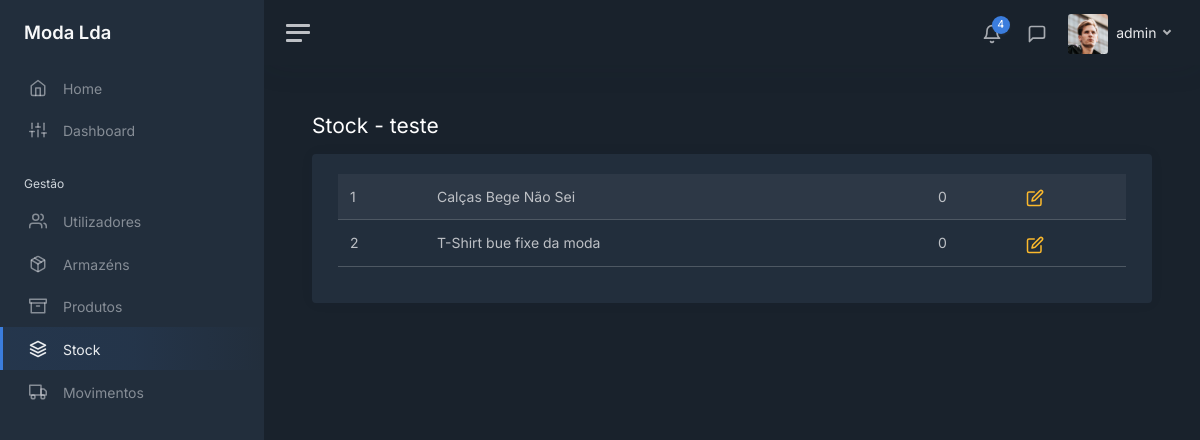
The app's page /stock/1 (signed in) with its own data.
### modules/login/models.py (models this page shows, shortened)
class User(UserMixin, db.Model):
    __tablename__ = 'users'
    __table_args__ = {'extend_existing': True}
    id = db.Column(db.Integer, primary_key=True)
    username = db.Column(db.String(), unique=True)
    password = db.Column(db.String())
    role = db.Column(db.String())
    last_login = db.Column(db.DateTime, server_default=db.func.now())

### modules/main/models.py (models this page shows, shortened)
class Warehouse(db.Model):
    __tablename__ = 'warehouses'
    __table_args__ = {'extend_existing': True}
    id = db.Column(db.Integer, primary_key=True)
    name = db.Column(db.String(), unique=True)
    address = db.Column(db.String())
    phone = db.Column(db.String())

class Product(db.Model):
    __tablename__ = 'products'
    __table_args__ = {'extend_existing': True}
    id = db.Column(db.Integer, primary_key=True)
    name = db.Column(db.String(), unique=True)
    category = db.Column(db.String())
    color = db.Column(db.String())
    brand = db.Column(db.String())
    min_stock = db.Column(db.Integer())
    max_stock = db.Column(db.Integer())
    last_buy_price = db.Column(db.Float())
    avg_buy_price = db.Column(db.Float())
    sell_price = db.Column(db.Float())
    desc = db.Column(db.String())

### modules/main/views.py (the view)
@bp.route('/stock/<int:id>')
@login_required
def view_stock_warehouses(id):
    warehouse = Warehouse.query.filter_by(id=id).first_or_404()
    query = text('''
        SELECT
            products.id as id,
            products.name AS name,
            products_warehouses.quantity AS quantity
        FROM
            products
        LEFT JOIN
            products_warehouses ON products.id = products_warehouses.product_id
        LEFT JOIN
            warehouses ON products_warehouses.warehouse_id = :warehouse_id
    ''')
    result = db.session.execute(query, {'warehouse_id': id})
    return render_template('stock/stock_table.html', user=current_user, tab="stock", warehouse=warehouse, products=result)

### modules/login/models.py (called while the page is built)
@login_manager.user_loader
def load_user(user_id):
    return User.query.get(int(user_id))

### modules/main/templates/stock/stock_table.html (shortened to what this page needs)
<!DOCTYPE html>
<html lang="en">
<head>
    <link href="/static/css/dashboard.css" rel="stylesheet">
    <link href="https://cdn.datatables.net/1.13.7/css/dataTables.bootstrap5.min.css" rel="stylesheet">
</head>
{% extends 'sidebar.html' %}
{% block content %}
    <div class="row">
        <div class="col float-start">
            <h1 class="h3 mb-3">Stock
                {% if warehouse is not none %}
                    - {{ warehouse.name }}
                {% else %}
                    - Total
                {% endif %}
            </h1>
        </div>
    </div>
    <div class="card">
        <div class="card-body">
            <div class="container-fluid">
                <table id="products" class="table table-striped">
                    <tbody>
                    {% for product in products %}
                        <tr>
                            <td>{{ product.id }}</td>
                            <td>{{ product.name }}</td>
                            {% if product.quantity is not none %}
                                <td>{{ product.quantity }}</td>
                            {% else %}
                                <td>0</td>
                            {% endif %}
                            <td>
                                <a class="text-decoration-none" href="/stock/{{ warehouse.id }}/{{ product.id }}">
                                    <i class="align-middle text-warning" data-feather="edit"></i>
                                </a>
                            </td>
                        </tr>
                    {% endfor %}
                    </tbody>
                </table>
            </div>
        </div>
    </div>
{% endblock %}

### modules/main/templates/sidebar.html (shortened to what this page needs)
<body data-theme="dark">
<div class="wrapper">
    <nav id="sidebar" class="sidebar js-sidebar">
        <div class="sidebar-content js-simplebar">
            <a class="sidebar-brand" href="/home">
                <span class="align-middle">Moda Lda</span>
            </a>
            <ul class="sidebar-nav">
                <li class="sidebar-item {% if tab == 'home' %}active{% endif %}">
                    <a class="sidebar-link" href="/home">
                        <i class="align-middle" data-feather="home"></i> <span class="align-middle">Home</span>
                    </a>
                </li>
                <li class="sidebar-item {% if tab == 'dashboard' %}active{% endif %}">
                    <a class="sidebar-link" href="/dashboard">
                        <i class="align-middle" data-feather="sliders"></i> <span class="align-middle">Dashboard</span>
                    </a>
                </li>
                <li class="sidebar-header">
                    Gestão
                </li>
                {% if user.role == 'admin' or user.role == 'gerente' %}
                <li class="sidebar-item {% if tab == 'users' %}active{% endif %}">
                    <a class="sidebar-link" href="/users">
                        <i class="align-middle" data-feather="users"></i> <span class="align-middle">Utilizadores</span>
                    </a>
                </li>
                {% endif %}
                {% if user.role == 'admin' or user.role == 'gerente' %}
                <li class="sidebar-item {% if tab == 'warehouses' %}active{% endif %}">
                    <a class="sidebar-link" href="/warehouses">
                        <i class="align-middle" data-feather="package"></i> <span class="align-middle">Armazéns</span>
                    </a>
                </li>
                {% endif %}
                <li class="sidebar-item {% if tab == 'products' %}active{% endif %}">
                    <a class="sidebar-link" href="/products">
                        <i class="align-middle" data-feather="archive"></i> <span class="align-middle">Produtos</span>
                    </a>
                </li>
                <li class="sidebar-item {% if tab == 'stock' %}active{% endif %}">
                    <a class="sidebar-link" href="/stock">
                        <i class="align-middle" data-feather="layers"></i> <span class="align-middle">Stock</span>
                    </a>
                </li>
                <li class="sidebar-item {% if tab == 'movimentos' %}active{% endif %}">
                    <a class="sidebar-link" href="/movements">
                        <i class="align-middle" data-feather="truck"></i> <span class="align-middle">Movimentos</span>
                    </a>
                </li>
            </ul>
        </div>
    </nav>
    <div class="main">
        <nav class="navbar navbar-expand navbar-light navbar-bg">
            <a class="sidebar-toggle js-sidebar-toggle">
                <i class="hamburger align-self-center"></i>
            </a>
            <div class="navbar-collapse collapse">
                <ul class="navbar-nav navbar-align">
                    <li class="nav-item dropdown">
                        <a class="nav-icon dropdown-toggle" href="#" id="alertsDropdown" data-bs-toggle="dropdown">
                            <div class="position-relative">
                                <i class="align-middle" data-feather="bell"></i>
                                <span class="indicator">4</span>
                            </div>
                        </a>
                    </li>
                    <li class="nav-item dropdown">
                        <a class="nav-icon dropdown-toggle" href="#" id="messagesDropdown" data-bs-toggle="dropdown">
                            <div class="position-relative">
                                <i class="align-middle" data-feather="message-square"></i>
                            </div>
                        </a>
                    </li>
                    <li class="nav-item dropdown">
                        <a class="nav-link dropdown-toggle d-none d-sm-inline-block" href="#" data-bs-toggle="dropdown">
                            <img src="/static/img/avatars/avatar.jpg" class="avatar img-fluid rounded me-1"
                                 alt="{{ user.username }}"/> <span class="text-dark"> {{ user.username }} </span>
                        </a>
                    </li>
                </ul>
            </div>
        </nav>
        <main class="content">
            <div class="container-fluid p-0">
                {% block content %}
                {% endblock %}
            </div>
        </main>
    </div>
</div>
</body>
</html>

### records on screen
User: username "admin"
Warehouse: name "teste"
Product: id "1", name "Calças Bege Não Sei"
Product: id "2", name "T-Shirt bue fixe da moda"
